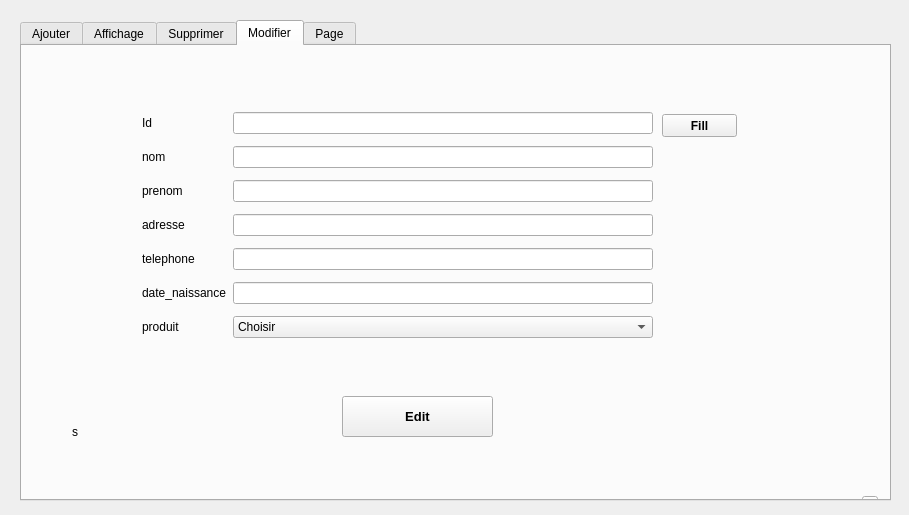
<?xml version="1.0" encoding="UTF-8"?>
<ui version="4.0">
 <class>client</class>
 <widget class="QWidget" name="client">
  <property name="geometry">
   <rect>
    <x>0</x>
    <y>0</y>
    <width>909</width>
    <height>515</height>
   </rect>
  </property>
  <property name="windowTitle">
   <string>Gestion Client</string>
  </property>
  <widget class="QTabWidget" name="tabWidget">
   <property name="geometry">
    <rect>
     <x>20</x>
     <y>20</y>
     <width>871</width>
     <height>481</height>
    </rect>
   </property>
   <property name="toolTip">
    <string>&lt;html&gt;&lt;head/&gt;&lt;body&gt;&lt;p&gt;aaa&lt;/p&gt;&lt;/body&gt;&lt;/html&gt;</string>
   </property>
   <property name="styleSheet">
    <string notr="true"/>
   </property>
   <property name="currentIndex">
    <number>3</number>
   </property>
   <widget class="QWidget" name="Ajouter">
    <attribute name="title">
     <string>Ajouter</string>
    </attribute>
    <widget class="QPushButton" name="pushButton_add">
     <property name="geometry">
      <rect>
       <x>340</x>
       <y>360</y>
       <width>101</width>
       <height>51</height>
      </rect>
     </property>
     <property name="text">
      <string>Ajouter</string>
     </property>
    </widget>
    <widget class="QLabel" name="label_7">
     <property name="geometry">
      <rect>
       <x>740</x>
       <y>0</y>
       <width>131</width>
       <height>101</height>
      </rect>
     </property>
     <property name="text">
      <string/>
     </property>
     <property name="pixmap">
      <pixmap>../../../../../uni shit/qt czo/qt project shit/unknown.png</pixmap>
     </property>
    </widget>
    <widget class="QWidget" name="layoutWidget">
     <property name="geometry">
      <rect>
       <x>180</x>
       <y>40</y>
       <width>401</width>
       <height>271</height>
      </rect>
     </property>
     <layout class="QGridLayout" name="gridLayout">
      <item row="2" column="0">
       <widget class="QLabel" name="label_2">
        <property name="text">
         <string>prenom</string>
        </property>
       </widget>
      </item>
      <item row="2" column="1">
       <widget class="QLineEdit" name="lineEdit_prenom"/>
      </item>
      <item row="6" column="0">
       <widget class="QLabel" name="label_15">
        <property name="text">
         <string>produit</string>
        </property>
       </widget>
      </item>
      <item row="3" column="1">
       <widget class="QLineEdit" name="lineEdit_adresse"/>
      </item>
      <item row="0" column="0">
       <widget class="QLabel" name="label_18">
        <property name="text">
         <string>id</string>
        </property>
       </widget>
      </item>
      <item row="1" column="0">
       <widget class="QLabel" name="label">
        <property name="text">
         <string>nom</string>
        </property>
       </widget>
      </item>
      <item row="1" column="1">
       <widget class="QLineEdit" name="lineEdit_nom"/>
      </item>
      <item row="0" column="1">
       <widget class="QLineEdit" name="lineEdit_id"/>
      </item>
      <item row="4" column="0">
       <widget class="QLabel" name="label_4">
        <property name="text">
         <string>telephone</string>
        </property>
       </widget>
      </item>
      <item row="3" column="0">
       <widget class="QLabel" name="label_3">
        <property name="text">
         <string>adresse</string>
        </property>
       </widget>
      </item>
      <item row="5" column="1">
       <widget class="QLineEdit" name="lineEdit_date_naissance"/>
      </item>
      <item row="5" column="0">
       <widget class="QLabel" name="label_5">
        <property name="text">
         <string>date_naissance</string>
        </property>
       </widget>
      </item>
      <item row="4" column="1">
       <widget class="QLineEdit" name="lineEdit_telephone"/>
      </item>
      <item row="6" column="1">
       <widget class="QComboBox" name="comboBox">
        <item>
         <property name="text">
          <string>Choisir</string>
         </property>
        </item>
        <item>
         <property name="text">
          <string>produit electrique</string>
         </property>
        </item>
        <item>
         <property name="text">
          <string>produit mecanique</string>
         </property>
        </item>
        <item>
         <property name="text">
          <string>produit informatique</string>
         </property>
        </item>
       </widget>
      </item>
     </layout>
    </widget>
    <widget class="QLabel" name="label_20">
     <property name="geometry">
      <rect>
       <x>30</x>
       <y>360</y>
       <width>151</width>
       <height>51</height>
      </rect>
     </property>
     <property name="text">
      <string>s</string>
     </property>
    </widget>
   </widget>
   <widget class="QWidget" name="Liste">
    <attribute name="title">
     <string>Affichage</string>
    </attribute>
    <widget class="QLabel" name="label_8">
     <property name="geometry">
      <rect>
       <x>770</x>
       <y>0</y>
       <width>91</width>
       <height>101</height>
      </rect>
     </property>
     <property name="text">
      <string/>
     </property>
     <property name="pixmap">
      <pixmap>../../../../../uni shit/qt czo/qt project shit/unknown.png</pixmap>
     </property>
    </widget>
    <widget class="QPushButton" name="Trie_NOM">
     <property name="geometry">
      <rect>
       <x>530</x>
       <y>192</y>
       <width>141</width>
       <height>41</height>
      </rect>
     </property>
     <property name="font">
      <font>
       <weight>75</weight>
       <bold>true</bold>
      </font>
     </property>
     <property name="text">
      <string>TRI ↗ SELON NOM</string>
     </property>
    </widget>
    <widget class="QTableView" name="tableView">
     <property name="geometry">
      <rect>
       <x>10</x>
       <y>20</y>
       <width>501</width>
       <height>421</height>
      </rect>
     </property>
    </widget>
    <widget class="QLabel" name="label_17">
     <property name="geometry">
      <rect>
       <x>550</x>
       <y>110</y>
       <width>161</width>
       <height>20</height>
      </rect>
     </property>
     <property name="font">
      <font>
       <weight>75</weight>
       <italic>true</italic>
       <bold>true</bold>
      </font>
     </property>
     <property name="text">
      <string>chercher selon nom :</string>
     </property>
    </widget>
    <widget class="QPushButton" name="pushButton_ref">
     <property name="geometry">
      <rect>
       <x>520</x>
       <y>410</y>
       <width>111</width>
       <height>31</height>
      </rect>
     </property>
     <property name="font">
      <font>
       <weight>75</weight>
       <bold>true</bold>
      </font>
     </property>
     <property name="text">
      <string>Actualiser</string>
     </property>
    </widget>
    <widget class="QPushButton" name="pushButton_2">
     <property name="geometry">
      <rect>
       <x>610</x>
       <y>332</y>
       <width>151</width>
       <height>41</height>
      </rect>
     </property>
     <property name="font">
      <font>
       <weight>75</weight>
       <bold>true</bold>
      </font>
     </property>
     <property name="text">
      <string>statistique</string>
     </property>
    </widget>
    <widget class="QPushButton" name="pb_pdf_2">
     <property name="geometry">
      <rect>
       <x>560</x>
       <y>262</y>
       <width>121</width>
       <height>41</height>
      </rect>
     </property>
     <property name="font">
      <font>
       <weight>75</weight>
       <bold>true</bold>
      </font>
     </property>
     <property name="text">
      <string>Camera</string>
     </property>
    </widget>
    <widget class="QLabel" name="label_21">
     <property name="geometry">
      <rect>
       <x>550</x>
       <y>50</y>
       <width>161</width>
       <height>20</height>
      </rect>
     </property>
     <property name="font">
      <font>
       <weight>75</weight>
       <italic>true</italic>
       <bold>true</bold>
      </font>
     </property>
     <property name="text">
      <string>Export Pdf :</string>
     </property>
    </widget>
    <widget class="QPushButton" name="Trie_NOM_2">
     <property name="geometry">
      <rect>
       <x>680</x>
       <y>192</y>
       <width>141</width>
       <height>41</height>
      </rect>
     </property>
     <property name="font">
      <font>
       <weight>75</weight>
       <bold>true</bold>
      </font>
     </property>
     <property name="text">
      <string>TRI  ↓  SELON NOM</string>
     </property>
    </widget>
    <widget class="QPushButton" name="pb_pdf_3">
     <property name="geometry">
      <rect>
       <x>690</x>
       <y>262</y>
       <width>121</width>
       <height>41</height>
      </rect>
     </property>
     <property name="font">
      <font>
       <weight>75</weight>
       <bold>true</bold>
      </font>
     </property>
     <property name="text">
      <string>Promo</string>
     </property>
    </widget>
    <widget class="QWidget" name="">
     <property name="geometry">
      <rect>
       <x>550</x>
       <y>130</y>
       <width>241</width>
       <height>31</height>
      </rect>
     </property>
     <layout class="QHBoxLayout" name="horizontalLayout">
      <item>
       <widget class="QLineEdit" name="lineEditsearch"/>
      </item>
      <item>
       <widget class="QPushButton" name="pushButton_3">
        <property name="font">
         <font>
          <weight>75</weight>
          <bold>true</bold>
         </font>
        </property>
        <property name="text">
         <string>Search</string>
        </property>
       </widget>
      </item>
     </layout>
    </widget>
    <widget class="QWidget" name="">
     <property name="geometry">
      <rect>
       <x>550</x>
       <y>72</y>
       <width>199</width>
       <height>25</height>
      </rect>
     </property>
     <layout class="QHBoxLayout" name="horizontalLayout_2">
      <item>
       <widget class="QLineEdit" name="PDF"/>
      </item>
      <item>
       <widget class="QPushButton" name="pb_pdf">
        <property name="font">
         <font>
          <weight>75</weight>
          <bold>true</bold>
         </font>
        </property>
        <property name="text">
         <string>PDF</string>
        </property>
       </widget>
      </item>
     </layout>
    </widget>
   </widget>
   <widget class="QWidget" name="Supprimer">
    <attribute name="title">
     <string>Supprimer</string>
    </attribute>
    <widget class="QPushButton" name="pushButton_dell">
     <property name="geometry">
      <rect>
       <x>480</x>
       <y>200</y>
       <width>151</width>
       <height>41</height>
      </rect>
     </property>
     <property name="text">
      <string>supprimer</string>
     </property>
    </widget>
    <widget class="QLabel" name="label_9">
     <property name="geometry">
      <rect>
       <x>740</x>
       <y>0</y>
       <width>131</width>
       <height>101</height>
      </rect>
     </property>
     <property name="text">
      <string/>
     </property>
     <property name="pixmap">
      <pixmap>../../../../../uni shit/qt czo/qt project shit/unknown.png</pixmap>
     </property>
    </widget>
    <widget class="QWidget" name="">
     <property name="geometry">
      <rect>
       <x>210</x>
       <y>200</y>
       <width>261</width>
       <height>41</height>
      </rect>
     </property>
     <layout class="QHBoxLayout" name="horizontalLayout_3">
      <item>
       <widget class="QLabel" name="label_sup">
        <property name="font">
         <font>
          <pointsize>10</pointsize>
          <weight>75</weight>
          <italic>true</italic>
          <bold>true</bold>
         </font>
        </property>
        <property name="text">
         <string>nom</string>
        </property>
       </widget>
      </item>
      <item>
       <widget class="QLineEdit" name="lineEdit_sup"/>
      </item>
     </layout>
    </widget>
   </widget>
   <widget class="QWidget" name="tab">
    <attribute name="title">
     <string>Modifier</string>
    </attribute>
    <widget class="QComboBox" name="comboBox_3">
     <property name="geometry">
      <rect>
       <x>840</x>
       <y>450</y>
       <width>16</width>
       <height>20</height>
      </rect>
     </property>
    </widget>
    <widget class="QPushButton" name="pushButton_edit">
     <property name="geometry">
      <rect>
       <x>320</x>
       <y>350</y>
       <width>151</width>
       <height>41</height>
      </rect>
     </property>
     <property name="font">
      <font>
       <pointsize>10</pointsize>
       <weight>75</weight>
       <bold>true</bold>
      </font>
     </property>
     <property name="text">
      <string>Edit</string>
     </property>
    </widget>
    <widget class="QLabel" name="label_10">
     <property name="geometry">
      <rect>
       <x>740</x>
       <y>0</y>
       <width>131</width>
       <height>101</height>
      </rect>
     </property>
     <property name="text">
      <string/>
     </property>
     <property name="pixmap">
      <pixmap>../../../../../uni shit/qt czo/qt project shit/unknown.png</pixmap>
     </property>
    </widget>
    <widget class="QWidget" name="layoutWidget_2">
     <property name="geometry">
      <rect>
       <x>120</x>
       <y>60</y>
       <width>511</width>
       <height>241</height>
      </rect>
     </property>
     <layout class="QGridLayout" name="gridLayout_2">
      <item row="0" column="0">
       <widget class="QLabel" name="label_19">
        <property name="text">
         <string>Id</string>
        </property>
       </widget>
      </item>
      <item row="0" column="1">
       <widget class="QLineEdit" name="lineEdit_id_edit"/>
      </item>
      <item row="1" column="0">
       <widget class="QLabel" name="label_14">
        <property name="text">
         <string>nom</string>
        </property>
       </widget>
      </item>
      <item row="1" column="1">
       <widget class="QLineEdit" name="lineEdit_nom_edit"/>
      </item>
      <item row="2" column="0">
       <widget class="QLabel" name="label_13">
        <property name="text">
         <string>prenom</string>
        </property>
       </widget>
      </item>
      <item row="2" column="1">
       <widget class="QLineEdit" name="lineEdit_prenom_edit"/>
      </item>
      <item row="3" column="0">
       <widget class="QLabel" name="label_12">
        <property name="text">
         <string>adresse</string>
        </property>
       </widget>
      </item>
      <item row="3" column="1">
       <widget class="QLineEdit" name="lineEdit_adresse_edit"/>
      </item>
      <item row="4" column="0">
       <widget class="QLabel" name="label_11">
        <property name="text">
         <string>telephone</string>
        </property>
       </widget>
      </item>
      <item row="4" column="1">
       <widget class="QLineEdit" name="lineEdit_telephone_edit"/>
      </item>
      <item row="5" column="0">
       <widget class="QLabel" name="label_6">
        <property name="text">
         <string>date_naissance</string>
        </property>
       </widget>
      </item>
      <item row="5" column="1">
       <widget class="QLineEdit" name="lineEdit_date_naissance_edit"/>
      </item>
      <item row="6" column="0">
       <widget class="QLabel" name="label_16">
        <property name="text">
         <string>produit</string>
        </property>
       </widget>
      </item>
      <item row="6" column="1">
       <widget class="QComboBox" name="comboBox_1">
        <item>
         <property name="text">
          <string>Choisir</string>
         </property>
        </item>
        <item>
         <property name="text">
          <string>produit electrique</string>
         </property>
        </item>
        <item>
         <property name="text">
          <string>produit mecanique</string>
         </property>
        </item>
        <item>
         <property name="text">
          <string>produit informatique</string>
         </property>
        </item>
       </widget>
      </item>
     </layout>
    </widget>
    <widget class="QLabel" name="label_22">
     <property name="geometry">
      <rect>
       <x>50</x>
       <y>360</y>
       <width>151</width>
       <height>51</height>
      </rect>
     </property>
     <property name="text">
      <string>s</string>
     </property>
    </widget>
    <widget class="QPushButton" name="pushButton">
     <property name="geometry">
      <rect>
       <x>640</x>
       <y>68</y>
       <width>75</width>
       <height>23</height>
      </rect>
     </property>
     <property name="font">
      <font>
       <weight>75</weight>
       <bold>true</bold>
      </font>
     </property>
     <property name="text">
      <string>Fill</string>
     </property>
    </widget>
   </widget>
   <widget class="QWidget" name="tab_2">
    <attribute name="title">
     <string>Page</string>
    </attribute>
    <widget class="QLineEdit" name="rcpt">
     <property name="geometry">
      <rect>
       <x>120</x>
       <y>30</y>
       <width>491</width>
       <height>21</height>
      </rect>
     </property>
     <property name="placeholderText">
      <string>recipient</string>
     </property>
    </widget>
    <widget class="QTextEdit" name="msg">
     <property name="geometry">
      <rect>
       <x>120</x>
       <y>150</y>
       <width>651</width>
       <height>221</height>
      </rect>
     </property>
     <property name="placeholderText">
      <string>type your message here ...</string>
     </property>
    </widget>
    <widget class="QLineEdit" name="file">
     <property name="geometry">
      <rect>
       <x>120</x>
       <y>110</y>
       <width>571</width>
       <height>23</height>
      </rect>
     </property>
     <property name="placeholderText">
      <string>attachement here</string>
     </property>
    </widget>
    <widget class="QLineEdit" name="subject">
     <property name="geometry">
      <rect>
       <x>120</x>
       <y>70</y>
       <width>651</width>
       <height>16</height>
      </rect>
     </property>
     <property name="placeholderText">
      <string>subject</string>
     </property>
    </widget>
    <widget class="QLineEdit" name="mail_pass">
     <property name="geometry">
      <rect>
       <x>632</x>
       <y>30</y>
       <width>141</width>
       <height>20</height>
      </rect>
     </property>
     <property name="echoMode">
      <enum>QLineEdit::Password</enum>
     </property>
     <property name="placeholderText">
      <string>your mail password</string>
     </property>
    </widget>
    <widget class="QPushButton" name="sendBtn">
     <property name="geometry">
      <rect>
       <x>230</x>
       <y>380</y>
       <width>421</width>
       <height>51</height>
      </rect>
     </property>
     <property name="text">
      <string>Send</string>
     </property>
    </widget>
   </widget>
  </widget>
 </widget>
 <resources/>
 <connections/>
</ui>
